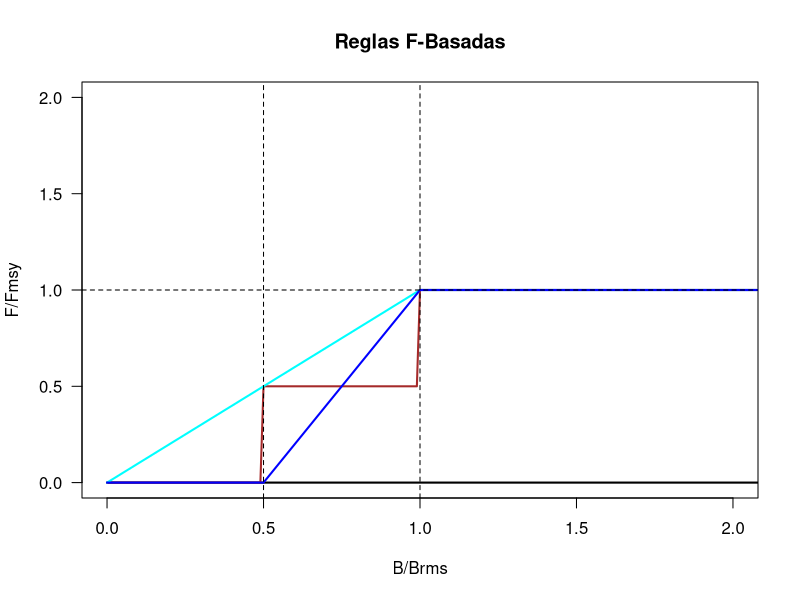
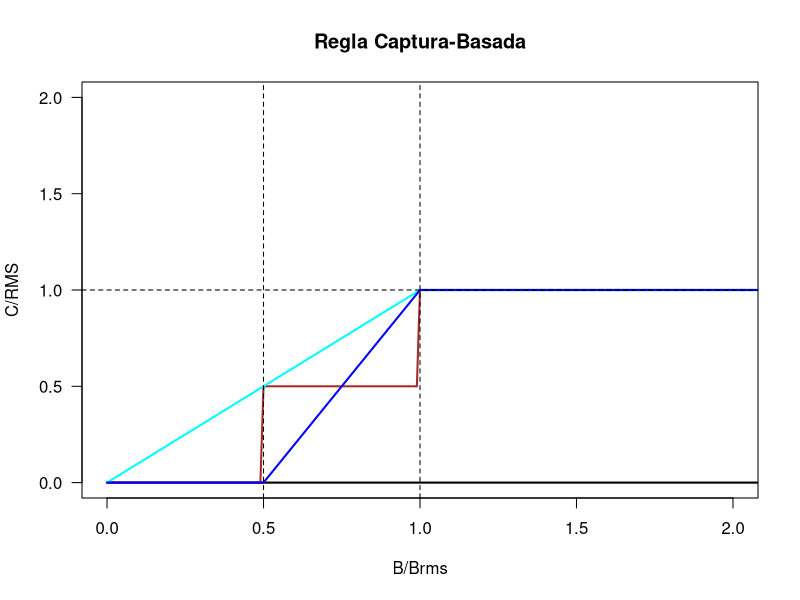

Reproduce these figures in R, in order.
##############################################
# Regla de control de captura
# Escenario 1: Regla A  F = 0  (veda)
# Escenario 2: Regla B  F = Escala (Mortalidad constante por tramos)
# Escenario 3: Regla C  F = Rampa (mortalidad por pesca variable)
# Escenario 4: Regla D  F = Rampa con veda
###############################################
# Prepara visualización de las RCC
Brel = seq(0,3,0.01)
Ft = Ct = numeric()
Fmsy = 0.3
RMS = 10
# REGLA A: Ft=0
Ft = rep(0,length(Brel))
Ct = rep(0,length(Brel))
A = Ft/Fmsy
Aa = Ct/RMS
# REGLA B:Escala
for(i in 1:length(Brel)){
  if(Brel[i] < 1){
    Ft[i] = 0.5*Fmsy
    Ct[i] = 0.5*RMS
    if(Brel[i] < 0.5){
      Ft[i] =0
      Ct[i] =0}}else{
        Ft[i] = Fmsy
        Ct[i] = RMS}
  }

B = Ft/Fmsy
Ba = Ct/RMS
# REGLA C: Rampa 0-40
for(i in 1:length(Brel)){
  if(Brel[i] < 1){
    Ft[i] = Brel[i]*Fmsy
    Ct[i] = Brel[i]*RMS
  }
  else{Ft[i] = Fmsy
  Ct[i] = RMS
  }
}
C = Ft/Fmsy
Ca = Ct/RMS
# REGLA D: Rampa 20-40
for(i in 1:length(Brel)){
  if(Brel[i] < 1){
    Ft[i] = Fmsy*(Brel[i] - 0.5)/0.5
    Ct[i] = RMS*(Brel[i] - 0.5)/0.5
    if(Brel[i] <= 0.5){
      Ft[i] = 0
      Ct[i] = 0
    }
  }
  else{Ft[i] = Fmsy
  Ct[i] = RMS
  }
}
D = Ft/Fmsy
Da = Ct/RMS



## GRAFICA TODAS
# F-basada
#png(filename = "Figuras_ocom/fig5_reglas_control_captura_congrio.png")
plot(Brel,Brel,type="n",xlab="B/Brms",ylab="F/Fmsy",xlim=c(0,2),ylim=c(0,2),las=1,main="Reglas F-Basadas")
lines(Brel,A,lwd=2)
lines(Brel,B,col="brown",lwd=2)
lines(Brel,C,col="cyan",lwd=2)
lines(Brel,D,col="blue",lwd=2)
abline(v=0.5,lty=2)
abline(v=1,lty=2)
abline(h=1,lty=2)
#dev.off()
#polygon(c(0,0.5,0.5,0),c(2,2,0,0),col=rgb(1,0,0,alpha=0.2), border=NA)
#polygon(c(0.5,1,1,0.5),c(1,1,0,0),col=rgb(0.255,0.255,0,alpha=0.1), border=NA)
#polygon(c(0.5,2.5,2.5,0.5),c(2,2,1,1),col=rgb(0.255,0.255,0,alpha=0.1), border=NA)
#polygon(c(1,2.5,2.5,1),c(1,1,0,0),col=rgb(0,1,0,alpha=0.1), border=NA)

A = Aa
B = Ba
C = Ca
D = Da

# Captura-basada
plot(Brel,Brel,type="n",xlab="B/Brms",ylab="C/RMS",xlim=c(0,2),ylim=c(0,2),las=1,main="Regla Captura-Basada")
lines(Brel,A,lwd=2)
lines(Brel,B,col="brown",lwd=2)
lines(Brel,C,col="cyan",lwd=2)
lines(Brel,D,col="blue",lwd=2)
abline(v=0.5,lty=2)
abline(v=1,lty=2)
abline(h=1,lty=2)
